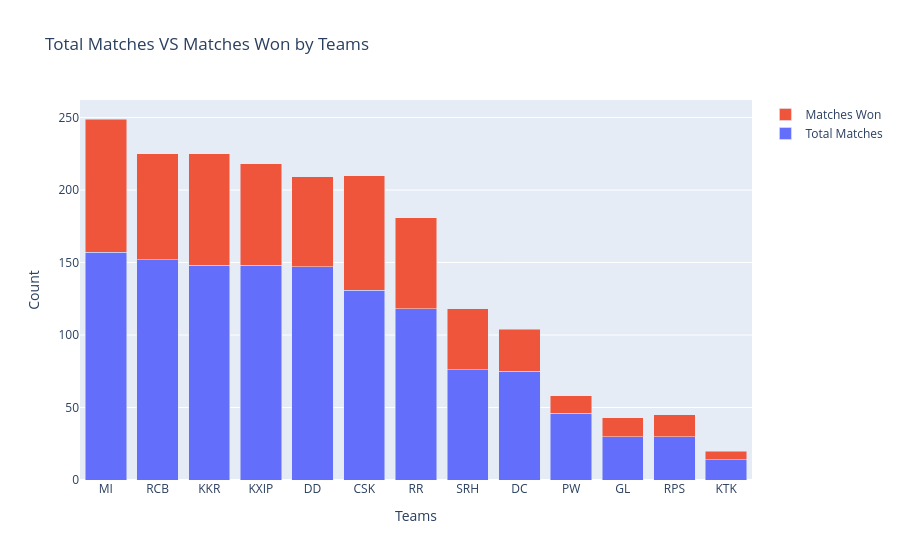

Source (notebook cell):
### Markdown cell above
#### Total Matches VS Wins for teams

### Code cell
py.init_notebook_mode(connected=True)

matches_played_byteams = pd.concat([matches['team1'], matches['team2']])

matches_played_byteams = matches_played_byteams.value_counts().reset_index()
matches_played_byteams.columns = ['Team','Total Matches']

wins = matches['winner'].value_counts().reset_index()
wins.columns= ['Team','Wins']

matches_played_byteams = matches_played_byteams.merge(wins, on='Team', how='left')
matches_played_byteams.fillna( {'Wins': 0}, inplace= True)

matches_played_byteams.set_index('Team', inplace= True)

#Debug check the DataFrame structure
print(matches_played_byteams)

trace1 = go.Bar(
    x= matches_played_byteams.index,
    y=matches_played_byteams['Total Matches'],
    name = "Total Matches"
)

trace2 = go.Bar(
    x= matches_played_byteams.index,
    y=matches_played_byteams['Wins'],
    name = "Matches Won"
)

data = [trace1,trace2]
layout = go.Layout(
    title = 'Total Matches VS Matches Won by Teams',
    xaxis = dict(title = 'Teams'),
    yaxis = dict(title = 'Count'),
    barmode = 'stack'
)

fig = go.Figure(data = data,layout=layout)
py.iplot(fig, filename='stacked-bar')

### Figure 1 — Plotly figure (JSON) as saved in the notebook; plotly's stock layout.template omitted (floating-point values rounded to 4 significant figures)
{"data": [{"name": "Total Matches", "type": "bar", "x": ["MI", "RCB", "KKR", "KXIP", "DD", "CSK", "RR", "SRH", "DC", "PW", "GL", "RPS", "KTK"], "y": [157, 152, 148, 148, 147, 131, 118, 76, 75, 46, 30, 30, 14]}, {"name": "Matches Won", "type": "bar", "x": ["MI", "RCB", "KKR", "KXIP", "DD", "CSK", "RR", "SRH", "DC", "PW", "GL", "RPS", "KTK"], "y": [92, 73, 77, 70, 62, 79, 63, 42, 29, 12, 13, 15, 6]}], "layout": {"barmode": "stack", "title": {"text": "Total Matches VS Matches Won by Teams"}, "xaxis": {"title": {"text": "Teams"}}, "yaxis": {"title": {"text": "Count"}}}}
